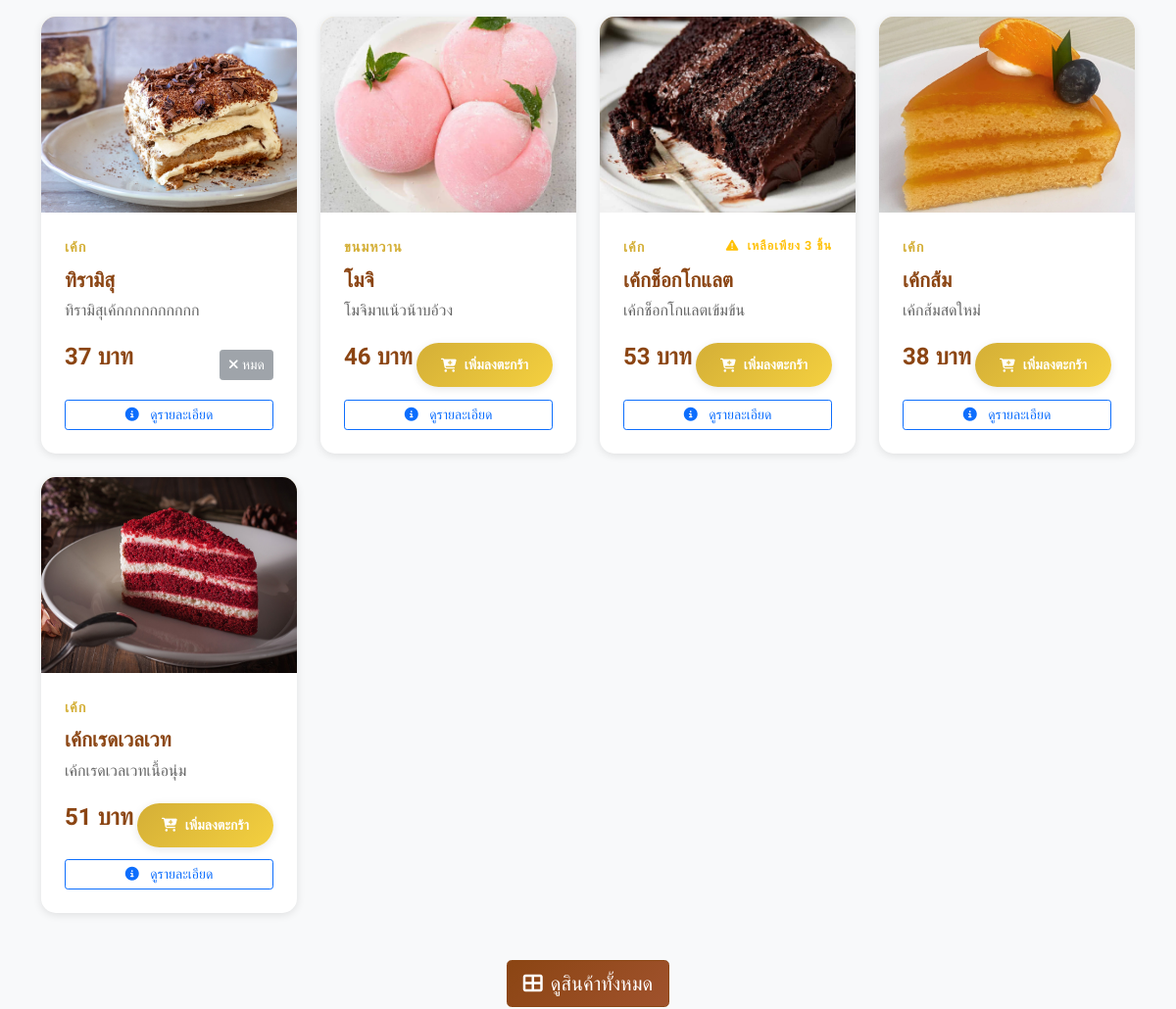
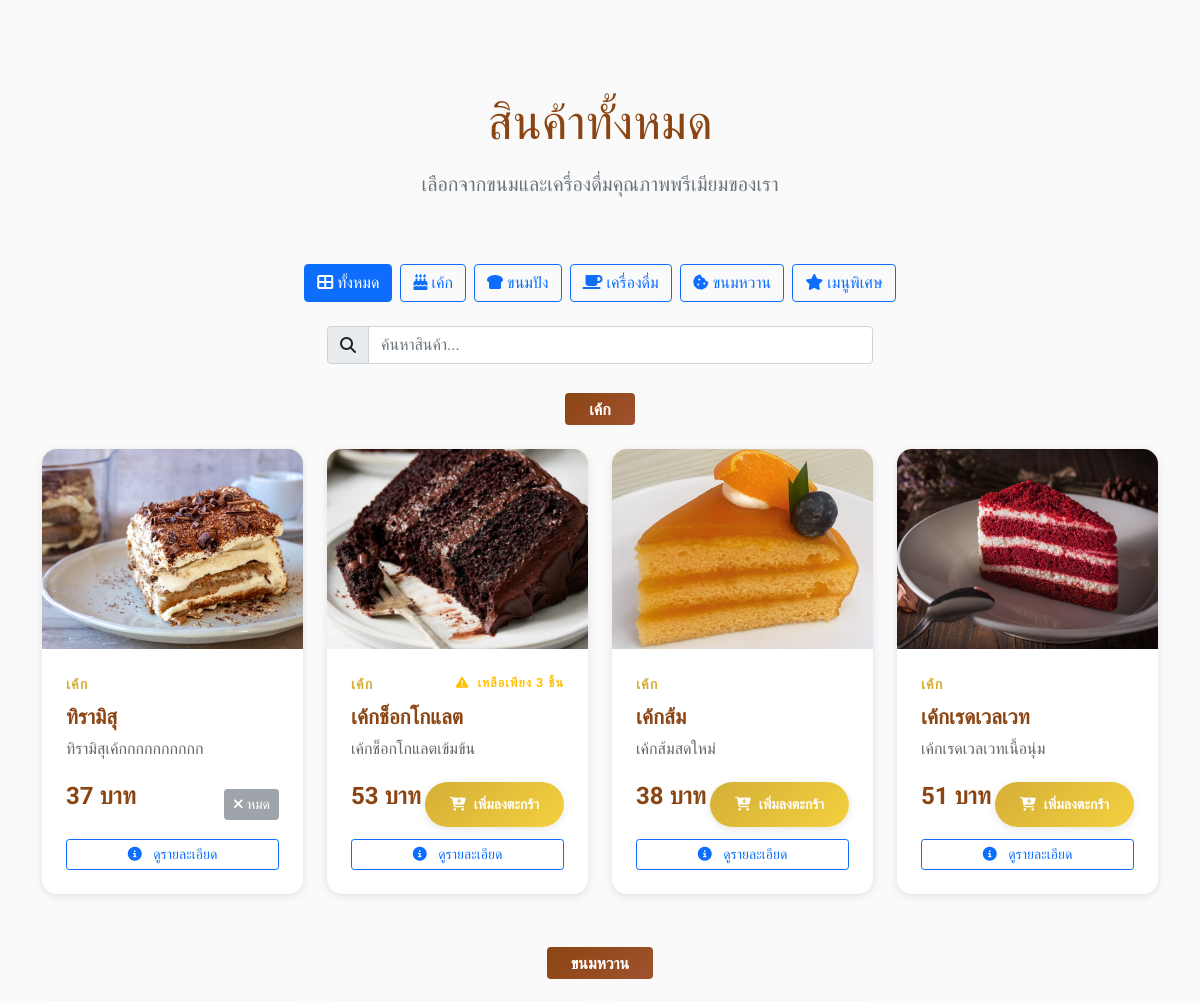
Before: / (middle part) with the older database file (2 pictures, top to bottom).
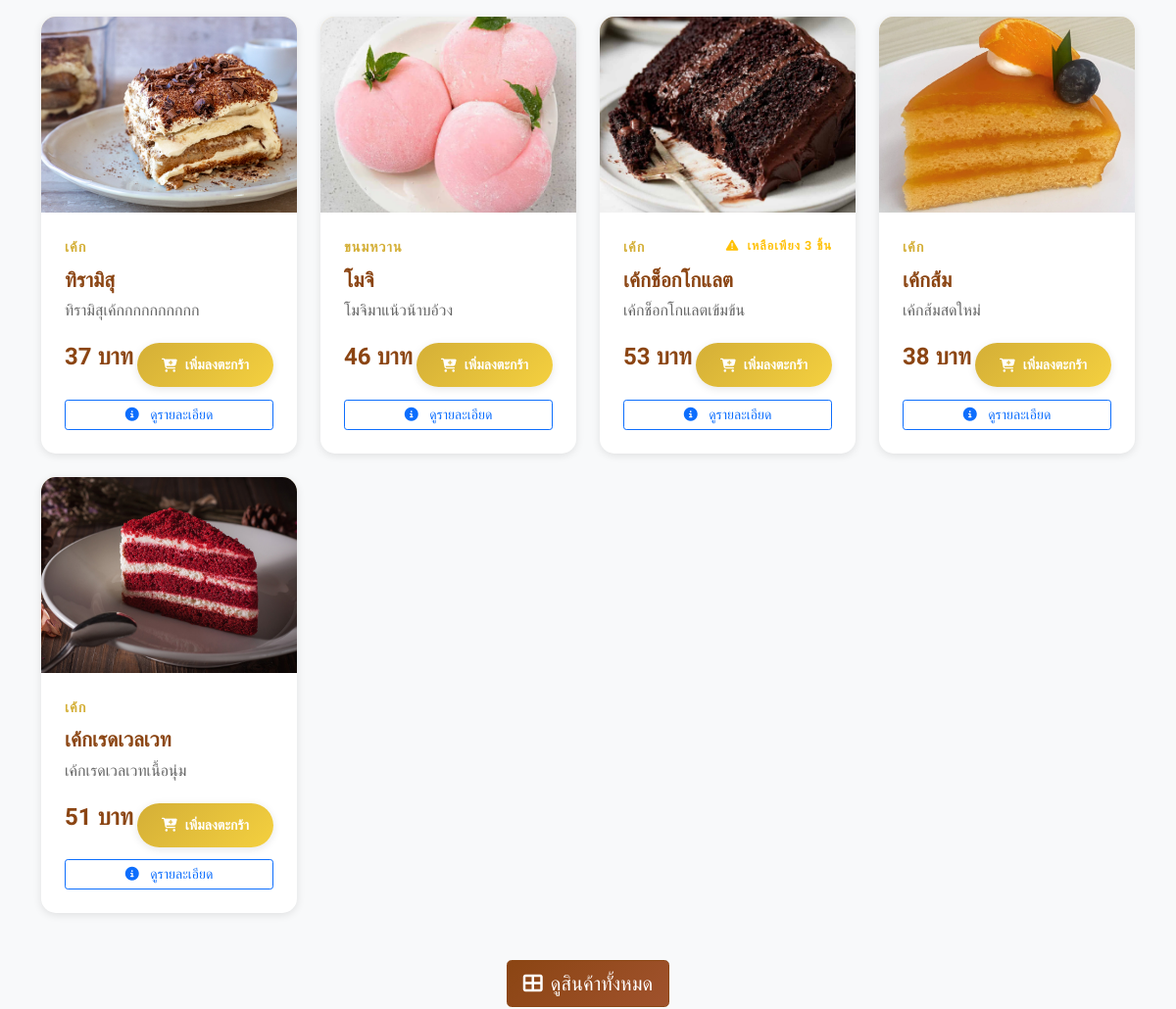
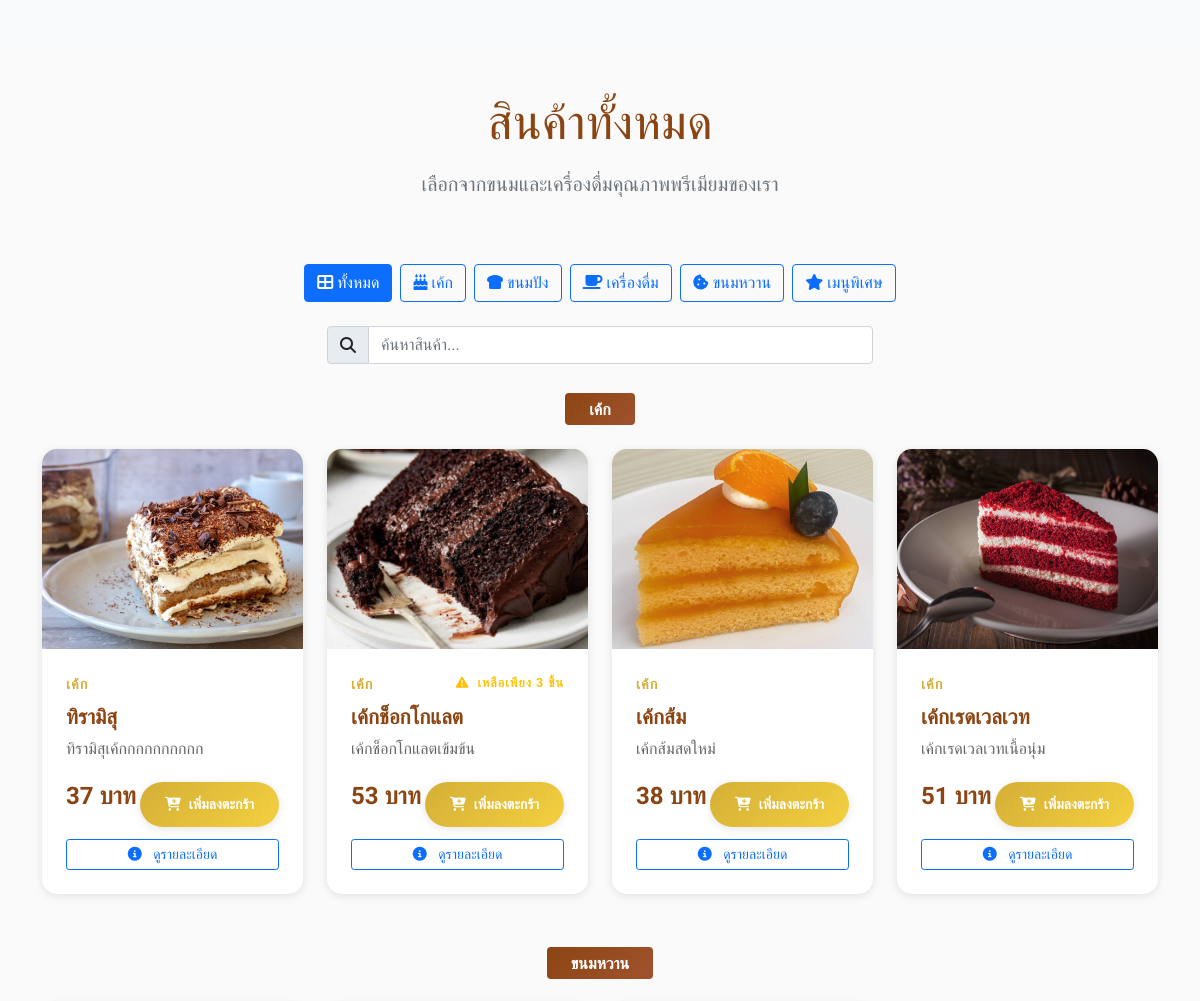
After: the same page with the newer database file (2 pictures, top to bottom).
### tables this page shows
CREATE TABLE products (
        id INTEGER PRIMARY KEY AUTOINCREMENT,
        name TEXT NOT NULL,
        name_en TEXT,
        description TEXT,
        price DECIMAL(10,2) NOT NULL,
        image TEXT,
        category_id INTEGER,
        is_available BOOLEAN DEFAULT 1,
        is_featured BOOLEAN DEFAULT 0,
        stock_quantity INTEGER DEFAULT 0,
        created_at TIMESTAMP DEFAULT CURRENT_TIMESTAMP,
        FOREIGN KEY (category_id) REFERENCES categories (id)
    );

CREATE TABLE categories (
        id INTEGER PRIMARY KEY AUTOINCREMENT,
        name TEXT UNIQUE NOT NULL,
        name_en TEXT,
        icon TEXT,
        description TEXT,
        display_order INTEGER DEFAULT 0
    );

### app.py (the view)
@app.route('/')
def index():
    categories = get_categories()
    featured_products = get_products_by_category(featured_only=True)
    all_products = get_products_by_category()
    unique_products = []
    seen_ids = set()
    for product in all_products:
        if product['id'] not in seen_ids:
            unique_products.append(product)
            seen_ids.add(product['id'])
    products_by_category = {}
    for product in unique_products:
        category_name = product['category_name']
        if category_name not in products_by_category:
            products_by_category[category_name] = []
        products_by_category[category_name].append(product)
    return render_template('index.html',
                         featured_products=featured_products,
                         products_by_category=products_by_category)

### app.py (called while the page is built)
def get_db_connection():
    conn = sqlite3.connect(DB_NAME)
    conn.row_factory = sqlite3.Row
    return conn

def get_categories():
    conn = get_db_connection()
    categories = conn.execute(
        "SELECT * FROM categories ORDER BY display_order"
    ).fetchall()
    conn.close()
    return categories

def get_cart_total():
    cart = session.get('cart', {})
    total_items = sum(item['quantity'] for item in cart.values())
    total_price = sum(item['quantity'] * item['price'] for item in cart.values())
    return total_items, total_price

@app.context_processor
def inject_global_data():
    categories = get_categories()
    cart_total_items, _ = get_cart_total()
    return dict(
        categories=categories,
        cart_total_items=cart_total_items
    )

### templates/index.html (shortened to what the changed rows need)
{% extends "layout.html" %}
{% block content %}
{% if featured_products %}
<section class="py-5 bg-light" id="featured">
    <div class="container">
        <div class="row gy-4">
            {% for product in featured_products[:8] %}
            <div class="col-lg-3 col-md-6">
                <div class="product-card h-100" data-category="{{ product.category_name }}">
                    <div class="product-image clickable">
                        {% if product.image %}
                            <img src="{{ url_for('static', filename='images/products/' + product.image) }}"
                                 alt="{{ product.name }}"
                                 class="img-fluid"
                                 loading="lazy">
                        {% else %}
                            <i class="fas fa-birthday-cake"></i>
                        {% endif %}
                    </div>
                    <div class="product-body">
                        <div class="product-category">
                            {{ product.category_name }}
                        </div>
                        <h5 class="product-name">{{ product.name }}</h5>
                        {% if product.description %}
                            <p class="product-description">{{ product.description }}</p>
                        {% endif %}
                        <div class="d-flex justify-content-between align-items-center">
                            <div class="product-price">{{ "%.0f"|format(product.price) }} บาท</div>
                                {% if product.stock_quantity > 0 %}
                                        <button class="btn btn-custom btn-sm add-to-cart"
                                                data-product-id="{{ product.id }}"
                                                data-product-name="{{ product.name }}"
                                                data-product-price="{{ product.price }}">
                                            <i class="fas fa-cart-plus"></i>
                                            เพิ่มลงตะกร้า
                                        </button>
                                    {% else %}
                                        <button class="btn btn-secondary btn-sm" disabled>
                                            <i class="fas fa-times"></i>
                                            หมด
                                        </button>
                                    {% endif %}
                                </div>
                                <div class="d-grid gap-2 mt-2">
                                    <a href="{{ url_for('product_detail', product_id=product.id) }}"
                                    class="btn btn-outline-primary btn-sm">
                                        <i class="fas fa-info-circle me-2"></i>
                                        ดูรายละเอียด
                                    </a>
                        </div>
                    </div>
                </div>
            </div>
            {% endfor %}
        </div>
    </div>
</section>
{% endif %}
<section class="py-5" id="products">
    <div class="container">
        <div class="row text-center mb-5">
            <div class="col-12">
                <h2 class="display-5 mb-3">สินค้าทั้งหมด</h2>
            </div>
        </div>
        {% if products_by_category %}
            {% for category_name, products in products_by_category.items() %}
            <div class="category-section mb-5" data-category="{{ category_name }}">
                <h3 class="mb-4 text-center">
                    <span class="badge bg-primary fs-6 px-4 py-2">{{ category_name }}</span>
                </h3>
                <div class="row gy-4">
                    {% for product in products %}
                    <div class="col-lg-3 col-md-6">
                        <div class="product-card h-100" data-category="{{ category_name }}">
                            <div class="product-image clickable">
                                {% if product.image %}
                                    <img src="{{ url_for('static', filename='images/products/' + product.image) }}"
                                         alt="{{ product.name }}"
                                         class="img-fluid"
                                         loading="lazy">
                                {% else %}
                                    <i class="fas fa-birthday-cake"></i>
                                {% endif %}
                            </div>
                            <div class="product-body">
                                <div class="product-category">
                                    {{ product.category_name }}
                                    {% if product.stock_quantity <= 5 and product.stock_quantity > 0 %}
                                        <small class="text-warning float-end">
                                            <i class="fas fa-exclamation-triangle me-1"></i>
                                            เหลือเพียง {{ product.stock_quantity }} ชิ้น
                                        </small>
                                    {% endif %}
                                </div>
                                <h5 class="product-name">{{ product.name }}</h5>
                                {% if product.description %}
                                    <p class="product-description">{{ product.description }}</p>
                                {% endif %}
                                <div class="d-flex justify-content-between align-items-center">
                                    <div class="product-price">{{ "%.0f"|format(product.price) }} บาท</div>
                                    {% if product.stock_quantity > 0 %}
                                        <button class="btn btn-custom btn-sm add-to-cart"
                                                data-product-id="{{ product.id }}"
                                                data-product-name="{{ product.name }}"
                                                data-product-price="{{ product.price }}">
                                            <i class="fas fa-cart-plus"></i>
                                            เพิ่มลงตะกร้า
                                        </button>
                                    {% else %}
                                        <button class="btn btn-secondary btn-sm" disabled>
                                            <i class="fas fa-times"></i>
                                            หมด
                                        </button>
                                    {% endif %}
                                </div>
                                <div class="d-grid gap-2 mt-2">
                                    <a href="{{ url_for('product_detail', product_id=product.id) }}"
                                    class="btn btn-outline-primary btn-sm">
                                        <i class="fas fa-info-circle me-2"></i>
                                        ดูรายละเอียด
                                    </a>
                                </div>
                            </div>
                        </div>
                    </div>
                    {% endfor %}
                </div>
            </div>
            {% endfor %}
        {% else %}
            <div class="text-center py-5">
                <i class="fas fa-shopping-basket fa-3x text-muted mb-3"></i>
                <h4 class="text-muted">ยังไม่มีสินค้า</h4>
                <p class="text-muted">กรุณารอสักครู่ เรากำลังเตรียมสินค้าดี ๆ มาให้คุณ</p>
            </div>
        {% endif %}
    </div>
</section>
{% endblock %}

Changed rows visible on the page:
changed products "ทิรามิสุ": stock_quantity "หมด หมด" → "เพิ่มลงตะกร้า เพิ่มลงตะกร้า"
